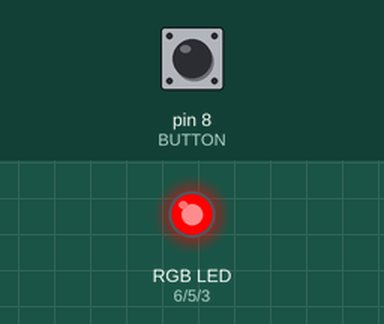
Simulated run of this sketch. Board: Arduino Uno, built with avr-gcc and run on an emulated ATmega328P. On the bench: an RGB LED mixed from three pins (HIGH = lit). Inputs (shaded band) come from the test bench; at power-on: pin 8 (BUTTON) HIGH.

Above: at 1.2 s.
1.3 s: pin 8 (BUTTON) pulled LOW for 0.15 s
At 2.95 s:
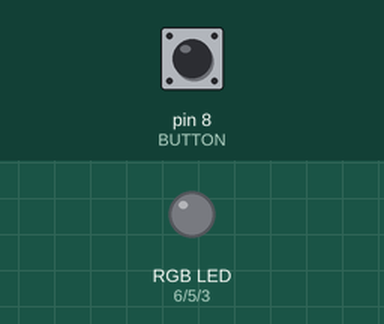
At 4.2 s:
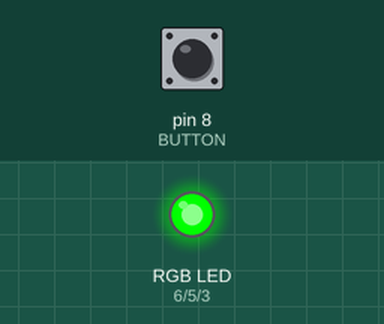
4.3 s: pin 8 (BUTTON) pulled LOW for 1 s
At 7.8 s:
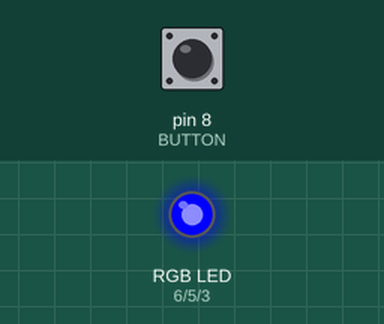
Timing chart, 0 to 9.3 s (numbered marks = the images above; inputs shaded):
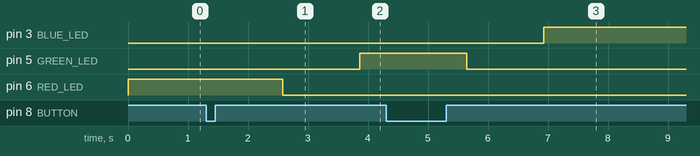

The sketch:

RGB_button.ino
```cpp
#define BLUE_LED 3
#define GREEN_LED 5
#define RED_LED 6
#define BUTTON 8

#define MIN_COLOR 0
#define MAX_COLOR 255

int redValue = MAX_COLOR;
int greenValue = MIN_COLOR;
int blueValue = MIN_COLOR;

int leds[] = { RED_LED, GREEN_LED, BLUE_LED };
int currentLedIndex = 0;

void setup()
{
    // Setup pins
    pinMode(RED_LED, OUTPUT);
    pinMode(GREEN_LED, OUTPUT);
    pinMode(BLUE_LED, OUTPUT);
    pinMode(BUTTON, INPUT_PULLUP);
}

void lightLeds()
{
    // Light up the leds
    for (int i = 0; i <= 2; i++)
    {
        // By default, the LED is off
        int highLow = LOW;

        if (i == currentLedIndex)
        {
            // If it's the current led, light it up
            highLow = HIGH;
        }

        digitalWrite(leds[i], highLow);
    }
}

void transitionLeds(int ledToFadeOut, int ledToFadeIn, int delayMs)
{
    // Value1 goes from 255 to 0
    for (int led1_color = MAX_COLOR; led1_color >= MIN_COLOR; led1_color--)
    {
        // Light the LEDs
        analogWrite(ledToFadeOut, led1_color);

        delay(delayMs);
    }

        // Value1 goes from 255 to 0
    for (int led2_color = MIN_COLOR; led2_color <= MAX_COLOR; led2_color++)
    {
        // Light the LEDs
        analogWrite(ledToFadeIn, led2_color);

        delay(delayMs);
    }
}

// main loop
void loop()
{
    // If button is pressed ...
    if (digitalRead(BUTTON) == LOW)
    {
        int oldLedIndex = currentLedIndex;

        if (++currentLedIndex > 2)
        {
            currentLedIndex = 0;
        }

        transitionLeds(leds[oldLedIndex], leds[currentLedIndex], 5);
    }

    lightLeds();

    delay(100);
}
```

Measured:
- after the input at 1.3 s, pin 5 (GREEN_LED): LOW → HIGH after 2.6 s; pin 6 (RED_LED): HIGH → LOW after 1.3 s
- after the input at 4.3 s, pin 3 (BLUE_LED): LOW → HIGH after 2.6 s; pin 5 (GREEN_LED): HIGH → LOW after 1.3 s
